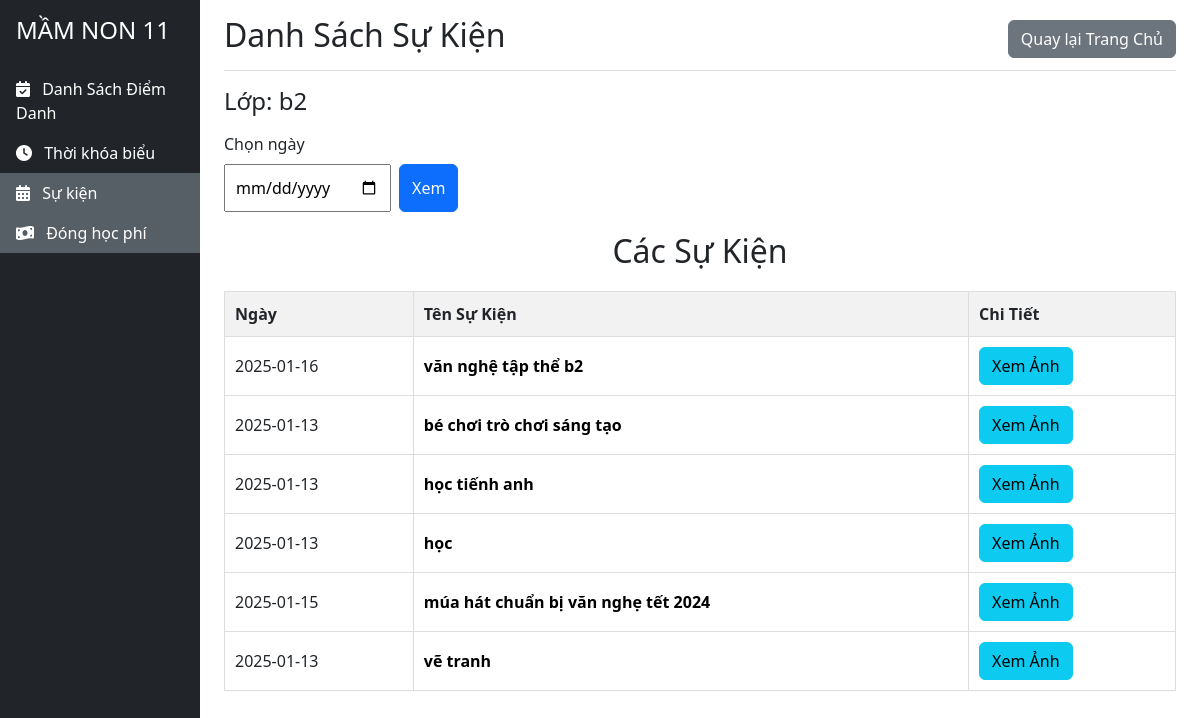
The page /pages/student/event.php (signed in) on the database its author committed.
### tables this page shows
CREATE TABLE `classes` (
  `id` int NOT NULL,
  `ClassName` varchar(100) NOT NULL,
  `TeacherId` int DEFAULT NULL,
  `Quantity` int NOT NULL,
  `GradeID` int NOT NULL
);

CREATE TABLE `event` (
  `id` int NOT NULL,
  `eventname` varchar(255) NOT NULL,
  `eventdescription` text,
  `eventdate` datetime DEFAULT CURRENT_TIMESTAMP,
  `ClassID` int NOT NULL
);

### pages/student/event.php (the view, shortened to what this page needs)
<?php
$studentID = $_SESSION['studentID'] ?? '';
require_once '../system/connect.php';
$sqlClass = "
    SELECT classes.id AS ClassID, classes.ClassName
    FROM students
    INNER JOIN classes ON students.ClassID = classes.id
    WHERE students.id = '$studentID';
";
$resultClass = $conn->query($sqlClass);
$classInfo = $resultClass->fetch_assoc();
$studentClassID = $classInfo['ClassID'];
$className = $classInfo['ClassName'];
$filterDate = isset($_GET['filterDate']) ? $_GET['filterDate'] : '';
$sqlEvents = "
    SELECT
        event.id,
        event.eventname,
        DATE(event.eventdate) AS eventdate
    FROM event
    WHERE event.ClassID = '$studentClassID' ";
$sqlEvents .= "ORDER BY event.id DESC";
$resultEvents = $conn->query($sqlEvents);
?>
<!DOCTYPE html>
<html lang="vi">
<head>
    <link href="https://cdnjs.cloudflare.com/ajax/libs/bootstrap/5.3.2/css/bootstrap.min.css" rel="stylesheet">
    <link href="https://cdnjs.cloudflare.com/ajax/libs/font-awesome/6.4.2/css/all.min.css" rel="stylesheet">
</head>
<body>
<div class="container-fluid">
        <div class="row">
            <nav class="col-md-2 d-none d-md-block bg-dark sidebar min-vh-100" style="padding:0; position: fixed;">
                <div class="position-sticky">
                    <div class="p-3 text-white">
                        <h4>MẦM NON 11</h4>
                    </div>
                    <ul class="nav flex-column">
                        <li class="nav-item" >
                            <a class="nav-link text-white" href="/tai/pages/student/attendance.php">
                                <i class="fas fa-calendar-check me-2"></i>
                                Danh Sách Điểm Danh
                            </a>
                        </li>
                        <li class="nav-item" >
                            <a class="nav-link text-white" href="/tai/pages/student/timetable.php">
                                <i class="fas fa-clock me-2"></i>
                                Thời khóa biểu
                            </a>
                        </li>
                        <li class="nav-item" style="background:#575f66">
                            <a class="nav-link text-white" href="/tai/pages/student/event.php">
                                <i class="fas fa-calendar-alt me-2"></i>
                                Sự kiện
                            </a>
                        </li>
                        <li class="nav-item" style="background:#575f66">
                            <a class="nav-link text-white" href="/tai/pages/student/payment.php">
                                <i class="fas fa-money-bill-wave me-2"></i>
                                Đóng học phí
                            </a>
                        </li>
                    </ul>
                </div>
            </nav>
            <main class="col-md-9 ms-sm-auto col-lg-10 px-md-4 main-content">
                <div class="d-flex justify-content-between flex-wrap flex-md-nowrap align-items-center pt-3 pb-2 mb-3 border-bottom">
                    <h1 class="h2">Danh Sách Sự Kiện</h1>
                    <a href="../../index.php" class="btn btn-secondary">Quay lại Trang Chủ</a>
                </div>
            <div class="mb-3">
                <h4>Lớp: <?= htmlspecialchars($className) ?></h4>
            </div>
           <div class="mb-3">
                <label for="filterDate" class="form-label">Chọn ngày</label>
                <form id="filterForm" class="d-flex" method="GET">
                    <input type="date" name="filterDate" id="filterDate" style="padding: 10px;" class=" me-2" placeholder="Chọn ngày" value="<?= htmlspecialchars($filterDate) ?>" />
                    <button type="submit" class="btn btn-primary">Xem</button>
                </form>
            </div>
            <h2>Các Sự Kiện </h2>
            <table>
                <thead>
                <tr>
                    <th>Ngày</th>
                    <th>Tên Sự Kiện</th>
                    <th>Chi Tiết</th>
                </tr>
                </thead>
                <tbody>
                <?php while ($row = $resultEvents->fetch_assoc()): ?>
                    <tr>
                        <td><?= htmlspecialchars($row['eventdate']) ?></td>
                        <td>
                            <a href="#" class="" data-bs-toggle="modal" data-bs-target="#photoModal" onclick="loadPhotos(<?= $row['id'] ?>)">
                                <?= htmlspecialchars($row['eventname']) ?>
                            </a>
                        </td>
                        <td>
                            <button class="btn btn-info" data-bs-toggle="modal" data-bs-target="#photoModal" onclick="loadPhotos(<?= $row['id'] ?>)">Xem Ảnh</button>
                        </td>
                    </tr>
                <?php endwhile; ?>
                </tbody>
            </table>
            </main>
        </div>
    </div>
</body>
</html>

### pages/student/event.php (style rules this page uses)
h2 { text-align: center; margin: 20px 0; }
table { width: 100%; border-collapse: collapse; margin-top: 20px; }
table, th, td { border: 1px solid #ddd; }
th, td { padding: 10px; text-align: left; }
th { background-color: #f2f2f2; }
a { text-decoration: none; color: black; font-weight: 600; }

### rows shown on the page
classes: ClassName "b2"
event: eventdate "2025-01-16", eventname "văn nghệ tập thể b2"
event: eventdate "2025-01-13", eventname "bé chơi trò chơi sáng tạo"
event: eventdate "2025-01-13", eventname "học tiếnh anh"
event: eventdate "2025-01-13", eventname "học"
event: eventdate "2025-01-15", eventname "múa hát chuẩn bị văn nghẹ tết 2024"
event: eventdate "2025-01-13", eventname "vẽ tranh"
